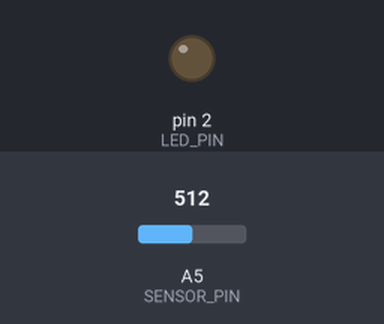
The sketch below on a simulated Arduino Uno, built with avr-gcc and run on an emulated ATmega328P. Parts: output pins drawn as LEDs (lit = HIGH). The test bench sets the inputs (shaded band); at power-on: A5 (SENSOR_PIN) = 512.

Above: at 4.8 s.
4.9 s: A5 (SENSOR_PIN) set to 43
7.9 s: A5 (SENSOR_PIN) set to 38
At 8.9 s:
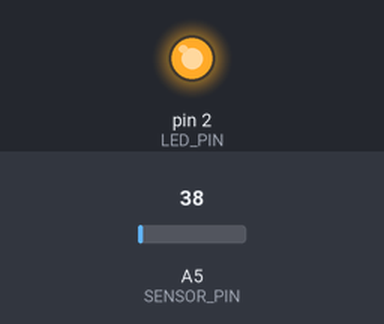
10.9 s: A5 (SENSOR_PIN) set to 122
At 13.1 s:
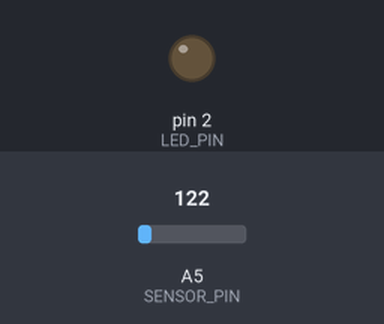
13.9 s: A5 (SENSOR_PIN) set to 30
At 14.7 s:
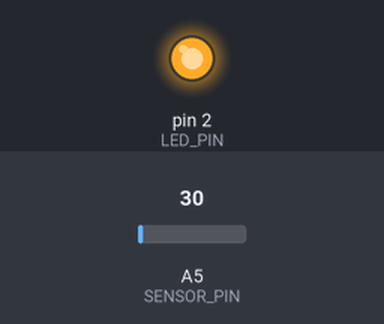
Timing chart, 0 to 16.9 s (numbered marks = the images above; inputs shaded):
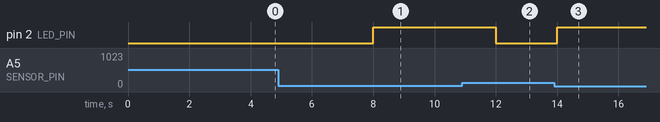

Measured:
- the behaviour switches between 41 and 40 on A5 (SENSOR_PIN) (found by bisection; images 0 and 1)
- after the input at 4.9 s, every drawn part: stays the same
- after the input at 7.9 s, pin 2 (LED_PIN): LOW → HIGH after 0.10 s
- after the input at 10.9 s, pin 2 (LED_PIN): HIGH → LOW after 1.1 s
- after the input at 13.9 s, pin 2 (LED_PIN): LOW → HIGH after 0.10 s

The sketch:

Dayligh_Sensor.ino
```cpp
#define LED_PIN 2
#define SENSOR_PIN A5

#define MAX_INTENSITY 40 //Maximum intensity for the lights to be on
#define WAIT_TIME 2000

int sensorValue = 0;

void setup() {
  // initialize serial communication at 9600 bits per second:
  //Serial.begin(9600);
  pinMode(LED_PIN, OUTPUT);
  digitalWrite(LED_PIN, LOW);
}

// the loop routine runs over and over again forever:
void loop() {
  delay(WAIT_TIME);
  // read the input on sensor pin
  sensorValue = analogRead(SENSOR_PIN);

  if (sensorValue <= MAX_INTENSITY){
    digitalWrite(LED_PIN, HIGH);
  }else{
    digitalWrite(LED_PIN, LOW);
  }
  // print out the value you read:
  //Serial.println(sensorValue);
}
```
